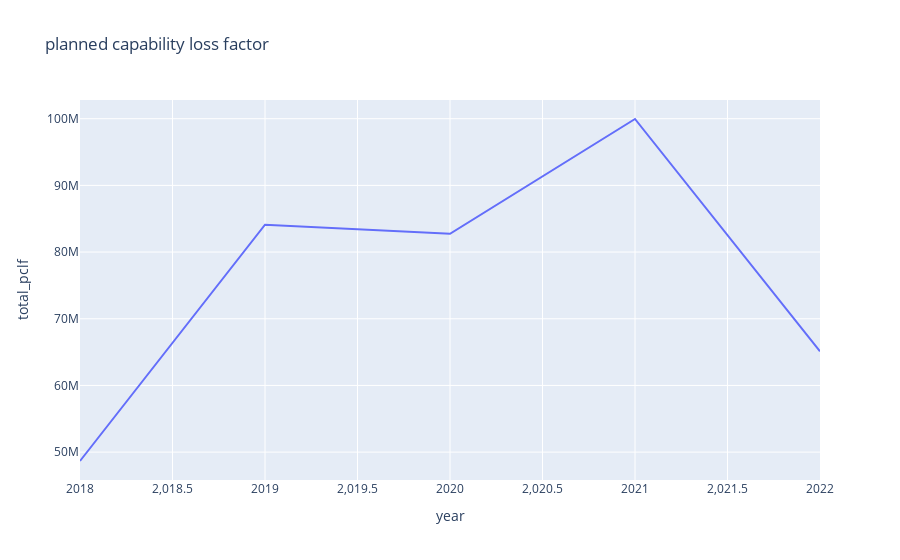

Notebook code for this chart:
### Code cell
fig = px.line(loss, x="year", y="total_pclf",title="planned capability loss factor")
fig.show()

### Figure 1 — Plotly figure (JSON) as saved in the notebook; plotly's stock layout.template omitted (floating-point values rounded to 4 significant figures)
{"data": [{"hovertemplate": "year=%{x}<br>total_pclf=%{y}<extra></extra>", "legendgroup": "", "line": {"color": "#636efa", "dash": "solid"}, "marker": {"symbol": "circle"}, "mode": "lines", "name": "", "orientation": "v", "showlegend": false, "type": "scatter", "x": [2018, 2019, 2020, 2021, 2022], "xaxis": "x", "y": [48670000.0, 84110000.0, 82740000.0, 99960000.0, 65120000.0], "yaxis": "y"}], "layout": {"legend": {"tracegroupgap": 0}, "title": {"text": "planned capability loss factor"}, "xaxis": {"anchor": "y", "domain": [0, 1], "title": {"text": "year"}}, "yaxis": {"anchor": "x", "domain": [0, 1], "title": {"text": "total_pclf"}}}}
